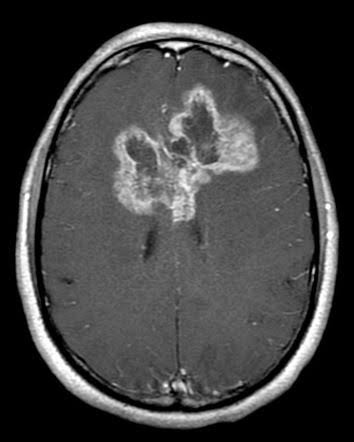
#> input picture samples/glioma_0.jpg, 354 x 442 px; its folder holds 4 pictures in this run
$ python make_figures.py
#> lines starting #> are read from the running program, lines starting #| are printed output that depends on the picture
### src/model.py
CLASSES = ["glioma", "meningioma", "notumor", "pituitary"]

def predict(pil_img) -> dict:
    """STUB: fake answer. Real model comes later."""
    return {"glioma": 0.05, "meningioma": 0.86, "notumor": 0.04, "pituitary": 0.05}

### src/gradcam.py
import numpy as np

def explain(pil_img, cls: str) -> dict:
    """STUB: fake heatmap and box (224x224 space)."""
    return {
        "overlay": np.zeros((224, 224, 3), dtype=np.uint8),
        "box": [60, 50, 150, 140],
        "area_frac": 0.2,
        "contour": None,
    }

### make_figures.py
import glob, os
from PIL import Image
import matplotlib.pyplot as plt
from src.model import predict
from src.gradcam import explain

os.makedirs("assets", exist_ok=True)
for f in sorted(glob.glob("samples/*")):
    name = os.path.splitext(os.path.basename(f))[0]
    true = name.split("_")[0]
    if true == "notumor":
        continue                      # no tumour, so the heatmap means nothing
    img = Image.open(f)
#> img is the input picture: PIL image 354x442 RGB; min 0, max 255, mean 66
    probs = predict(img)
#> probs = {'glioma': 0.05, 'meningioma': 0.86, 'notumor': 0.04, 'pituitary': 0.05}
    guess = max(probs, key=probs.get)
#> guess = 'meningioma'
    out = explain(img, guess)
#> out = 4 items
    tag = "correct" if guess == true else "wrong"
#> tag = 'wrong'

    fig, ax = plt.subplots(1, 2, figsize=(8, 4))
    ax[0].imshow(img.convert("RGB").resize((224, 224))); ax[0].set_title(f"True: {true}")
    ax[1].imshow(out["overlay"]); ax[1].set_title(f"Predicted: {guess} ({probs[guess]:.0%})")
    for a in ax: a.axis("off")
    plt.savefig(f"assets/{tag}_{name}.png", dpi=120, bbox_inches="tight")
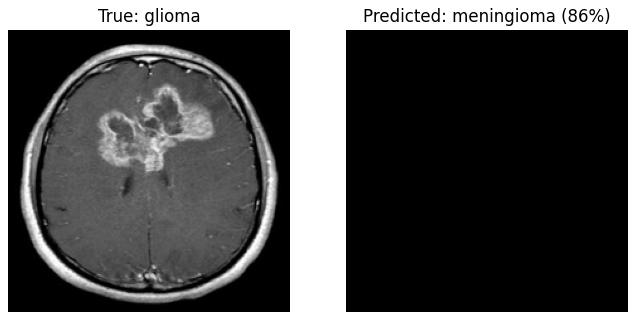
#> figure drawn by matplotlib, 2 panels
    plt.close()
#> pass 2 of the loop `for f in sorted(glob.glob("samples/*")):`:
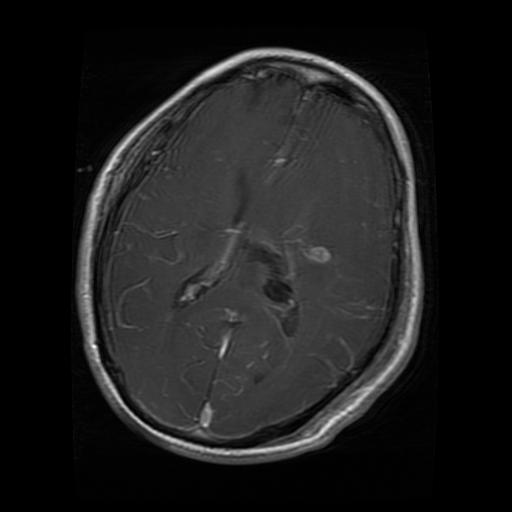
#> input picture samples/glioma_1.jpg, 512 x 512 px
#> img is the input picture: PIL image 512x512 L; min 0, max 254, mean 29.1
#> `plt.savefig(f"assets/{tag}_{name}.png", dpi=120, bbox_inches="tight")`:
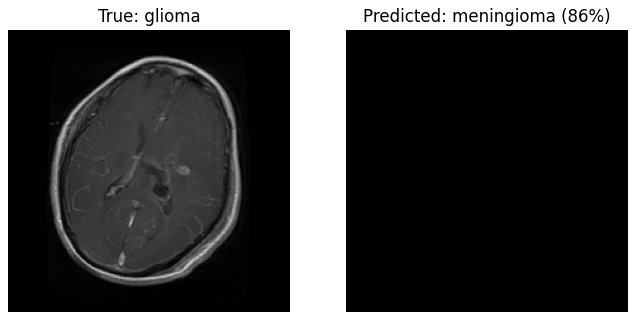
#> figure drawn by matplotlib, 2 panels
#> pass 3 of the loop `for f in sorted(glob.glob("samples/*")):`:
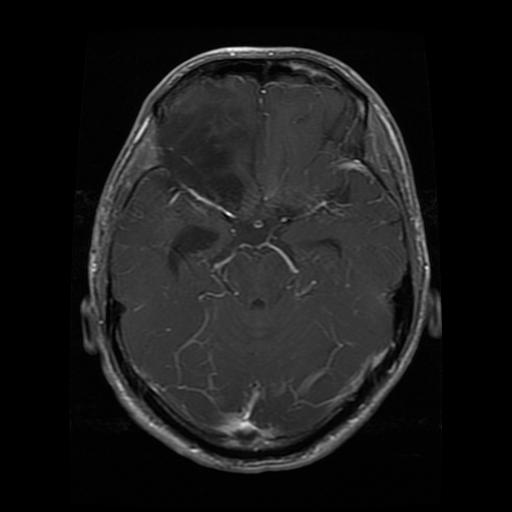
#> input picture samples/glioma_2.jpg, 512 x 512 px
#> img is the input picture: PIL image 512x512 L; min 0, max 254, mean 26
#> `plt.savefig(f"assets/{tag}_{name}.png", dpi=120, bbox_inches="tight")`:
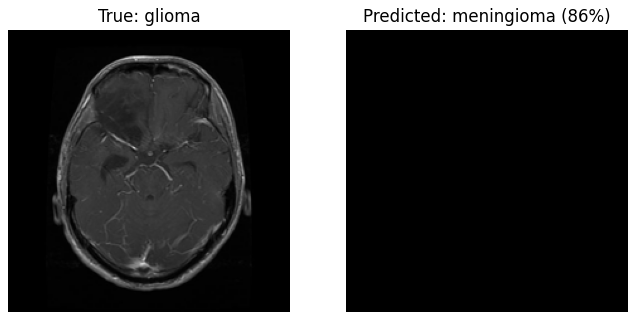
#> figure drawn by matplotlib, 2 panels
#> the loop made 4 passes; the first 3 are shown
print("done, look in the assets folder")
